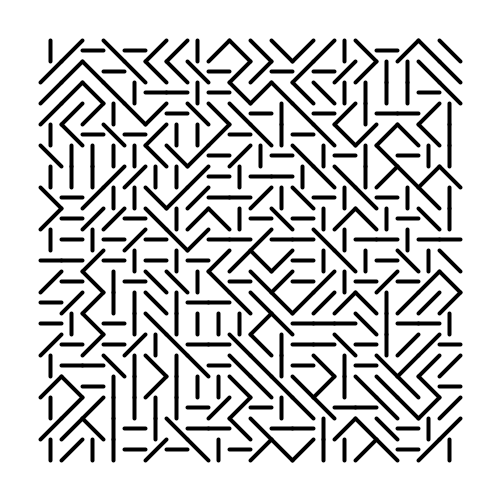
Frame 1 (no input)
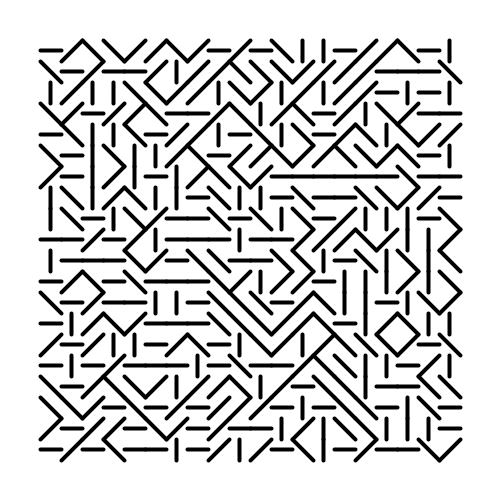
Frame 2 (the mouse pressed at the canvas centre, redrawn once)

The Processing sketch that drew these frames (run headless with seeded random() and noise(); the mouse was pressed at the canvas centre and the sketch redrawn once):

// Processing sketch: VeraMolnar
// ── VeraMolnar.pde
//from Vera Molnar works

int nb = 20;
float dim = 0;
float margin = 40;
float x, y;

void setup() {
  size(500, 500);
  dim = (height - 2 * margin) / nb;
  noLoop();
}

void draw() {
  background(255);
  for (int j = 0; j < nb; j++) {
    for (int i = 0; i < nb; i++) {
      x = margin + i * dim;
      y = margin + j * dim;
      
      noFill();
      stroke(0);
      strokeWeight(4);
      int rnd = int(random(0, 4));
      
      if (rnd == 0) {
        line(x, y, x + dim, y + dim);
      } else if (rnd == 1) {
        line(x, y + dim, x + dim, y);
      } else if (rnd == 2) {
        line(x + dim / 2, y, x + dim / 2, y + dim);
      } else if (rnd == 3) {
        line(x, y + dim / 2, x + dim, y + dim / 2);
      }
    }
  }
}
